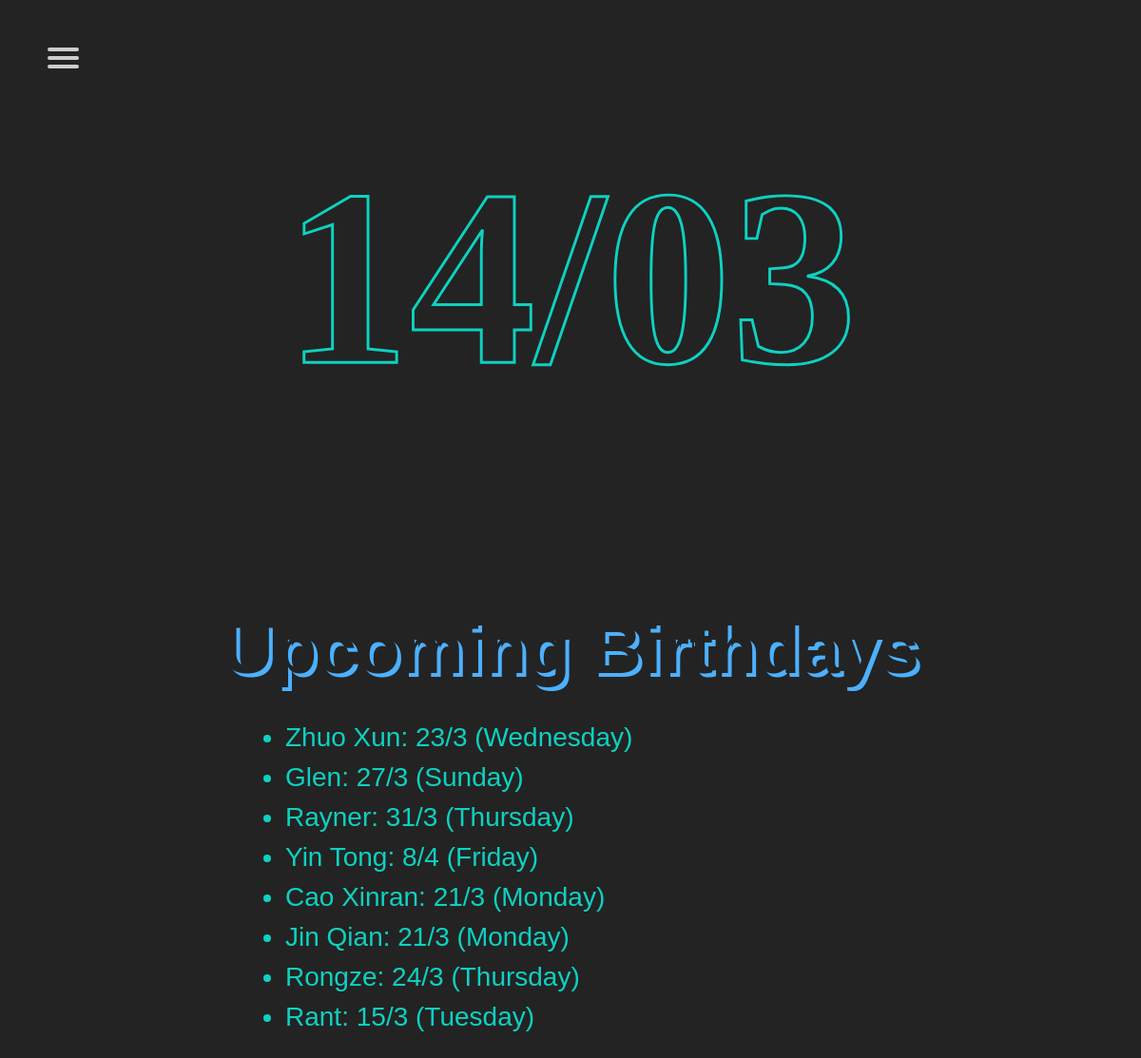
The page / on the database its author committed.
### tables this page shows
CREATE TABLE "Birthday" (
	"ID"	INTEGER NOT NULL PRIMARY KEY AUTOINCREMENT,
	"Day"	INTEGER NOT NULL,
	"Month"	INTEGER NOT NULL,
	"Notes"	TEXT,
	"Secret"	TEXT,
	FOREIGN KEY("ID") REFERENCES "Names"("ID")
);

CREATE TABLE "Names" (
	"ID"	INTEGER NOT NULL PRIMARY KEY AUTOINCREMENT,
	"Name"	TEXT NOT NULL
);

### web app/app.py (the view)
@app.route('/')
def home():
    query = """SELECT Names.Name, Birthday.Notes, Birthday.Secret
            FROM Names, Birthday
            WHERE Birthday.day = ?
            And Birthday.month = ?
            And Birthday.ID = Names.ID"""
    conn = sqlite3.connect(db)
    cursor = conn.execute(query, (int(tdy_day), int(tdy_month)))
    data = cursor.fetchall()
    conn.close()
    names = []
    messages = []
    secret = []
    txt1 = tdy_day + "/" + tdy_month
    for i in data:
        names.append(i[0])
        messages.append(i[1])
        secret.append(i[2])
    bday = False
    n = len(data)
    if n > 0:
        bday = True
    upcoming_date = add_n_days_from_a_date(tdy_day + tdy_month + tdy_year, 30)
    upcoming_day = upcoming_date[:2]
    upcoming_month = upcoming_date[2:4]
    upcoming_year = upcoming_date[4:]
    query = """SELECT Names.Name, Birthday.day, Birthday.month
        FROM Names, Birthday
        WHERE ((Birthday.day > ? AND Birthday.month = ?)
        OR (Birthday.day < ? AND Birthday.month = ?))
        And Birthday.ID = Names.ID"""
    conn = sqlite3.connect(db)
    cursor = conn.execute(query, (int(tdy_day), int(tdy_month), int(upcoming_day), int(upcoming_month)))
    data2 = cursor.fetchall()
    conn.close()
    data_lst2 = []
    for i in data2:
        weekday = weekday_of_date(f"{str(i[1]).zfill(2)}{str(i[2]).zfill(2)}{tdy_year}")
        if upcoming_month == "01":
            weekday = weekday_of_date(f"{str(i[1]).zfill(2)}{str(i[2]).zfill(2)}{upcoming_year}")
        data_lst2.append([i[0], i[1], i[2], weekday])
    return render_template("index.html", bday = bday, txt1 = txt1, n = n, names = names, messages = messages, data_lst2 = data_lst2)

### web app/helper.py (called while the page is built)
def is_leap_year (year):
    if (year % 400 == 0) and (year % 100 == 0):
        return True
    elif (year % 4 == 0) and (year % 100 != 0):
        return True
    return False

def days_in_month (month , leap = False):
    if month in (1, 3, 5, 7, 8, 10, 12):
        return 31
    if month == 2:
        return 29 if leap else 28
    if month in (4, 6, 9, 11):
        return 30

def is_valid_date (date):
    try:
        day = int(date[:2])
        month = int(date[2:4])
        year = int(date[4:])
        if year < 1900:
            return False
        if month > 12:
            return False
        max_days = int(days_in_month(month, is_leap_year(year)))
        return (day <= max_days)
    except:
        return False

def num_of_days_from_1900 (date):
    if not is_valid_date(date):
        return False
    day = int(date[:2])
    month = int(date[2:4])
    year = int(date[4:])
    total_days = day
    for i in range(1, month):
        total_days += days_in_month(i, is_leap_year(year))
    for i in range(1900, year):
        total_days += 365 if not is_leap_year(i) else 366
    return total_days - 1

def offset(date, offset_days):
    day = int(date[:2])
    month = int(date[2:4])
    year = int(date[4:])
    if offset_days == 0:
        return date
    d_in_month = days_in_month(month, is_leap_year(year))
    if offset_days + day <= d_in_month:
        return (offset_days + day, month, year)
    offset_days += day
    while True:
        d_in_month = days_in_month(month, is_leap_year(year))
        if offset_days > d_in_month:
            offset_days -= d_in_month
            month += 1
            if month > 12:
                month = 1
                year += 1
        else:
            break
    return (offset_days, month, year)

def add_n_days_from_a_date (date, days):
    if not is_valid_date(date):
        return False
    day, month, year = offset(date, days)
    return f"{str(day).zfill(2)}{str(month).zfill(2)}{year}"

def weekday_of_date (date):
    if not is_valid_date(date):
        return False
    return ["Monday", "Tuesday", "Wednesday", "Thursday", "Friday", "Saturday", "Sunday"][num_of_days_from_1900(date) % 7]

### web app/templates/index.html (shortened to what this page needs)
<!DOCTYPE html>
<html lan ="en">
<head>
    <link rel="stylesheet" href="{{ url_for('static', filename = 'stylesheets/style.css') }}">
</head>
<body>
    <nav role = "navigation">
        <div id = "menuToggle">
            <span></span>
            <span></span>
            <span></span>
        </div>
    </nav>
    <svg viewBox = "0 0 2040 1080">
        {% if bday %}
        <text class = "svg_txt text_top" x = "50%" y = "10%" fill = "transparent" text-anchor = "middle">
            <tspan x = "50%" dy = "1em">
                Happy Birthday!</tspan></text>
        <text class = "svg_txt text_bottom" x = "50%" y = "37.5%" fill = "transparent" text-anchor = "middle">
            {% for i in range(n) %}
            <tspan x = "12.5%" dy = "0.8em" text-anchor = "start">
                {{ names[i] }}</tspan>
            {% endfor %}
            <tspan x = "80%" dy = "0.2em" font-size = "0.5em" stroke = "#39FF14">{{ txt1 }}</tspan>
        </text>
        {% else %}
        <text class = "svg_txt" x = "50%" y = "60%" fill = "transparent" text-anchor = "middle" font-size = "450px">{{ txt1 }}</text>
        {% endif %}
    </svg>
    <h1 class = "upcoming">Upcoming Birthdays</h1>
    <ul class = "bdays">
        {% for i in data_lst2 %}
            <li>{{ i[0] }}: {{ i[1] }}/{{ i[2] }} ({{ i[3] }})</li>
        {% endfor %}
    </ul>
</body>
</html>

### web app/static/stylesheets/style.css (style rules this page uses)
* { margin: 0; padding: 0; }
body { background: #232323; color: #cdcdcd; margin-bottom: 10vh; }
#menuToggle { display: block; position: fixed; top: 50px; left: 50px; z-index: 1; -webkit-user-select: none; user-select: none; }
#menuToggle span { display: block; width: 33px; height: 4px; margin-bottom: 5px; position: relative; background: #cdcdcd; border-radius: 3px; z-index: 1; transform-origin: 4px 0px; transition: transform 0.5s cubic-bezier(0.77, 0.2, 0.05, 1.0), background-color 0.5s cubic-bezier(0.77, 0.2, 0.05, 1.0), opacity 0.55s ease; }
#menuToggle span:nth-last-child(2) { transform-origin: 0% 100%; }
.svg_txt { display: block; position: fixed; stroke: #0ed1c1; font-weight: 700; stroke-width: 5; z-index: -1; animation: textAnimate 2.5s 1 alternate; }
.upcoming { position: relative; top: -50%; text-align: center; color: black; background-color: black; font-family: sans-serif; font-size: 75px; text-shadow: 4px 4px 0px #2FA4FF; mix-blend-mode: screen; animation: fade_in 2.5s linear forwards; }
.bdays { opacity: 0%; margin-top: 2.5%; margin-left: 25%; list-style: disc; line-height: 150%; text-align: left; font-family: sans-serif; font-size: 28px; color: #0ed1c1; animation: fade_in 1s linear 0.5s forwards; }

### rows shown on the page
Birthday: Name "Zhuo Xun", Day "23", Month "3", i "Wednesday"
Birthday: Name "Glen", Day "27", Month "3", i "Sunday"
Birthday: Name "Rayner", Day "31", Month "3", i "Thursday"
Birthday: Name "Yin Tong", Day "8", Month "4", i "Friday"
Birthday: Name "Cao Xinran", Day "21", Month "3", i "Monday"
Birthday: Name "Jin Qian", Day "21", Month "3", i "Monday"
Birthday: Name "Rongze", Day "24", Month "3", i "Thursday"
Birthday: Name "Rant", Day "15", Month "3", i "Tuesday"

### other values the page prints
{{ txt1 }} "14/03"
